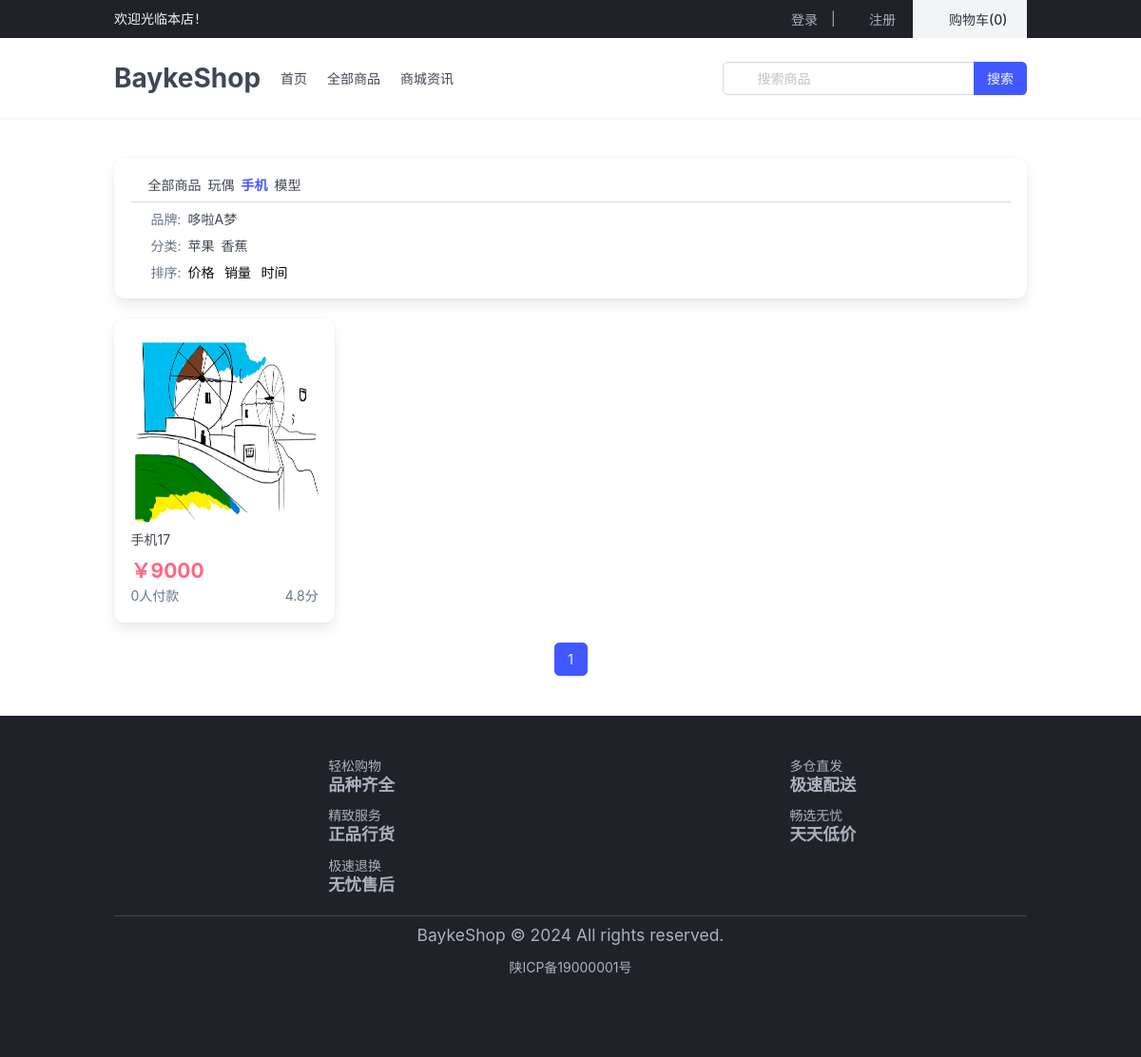
/category/5/, run on an earlier commit of the app's database.
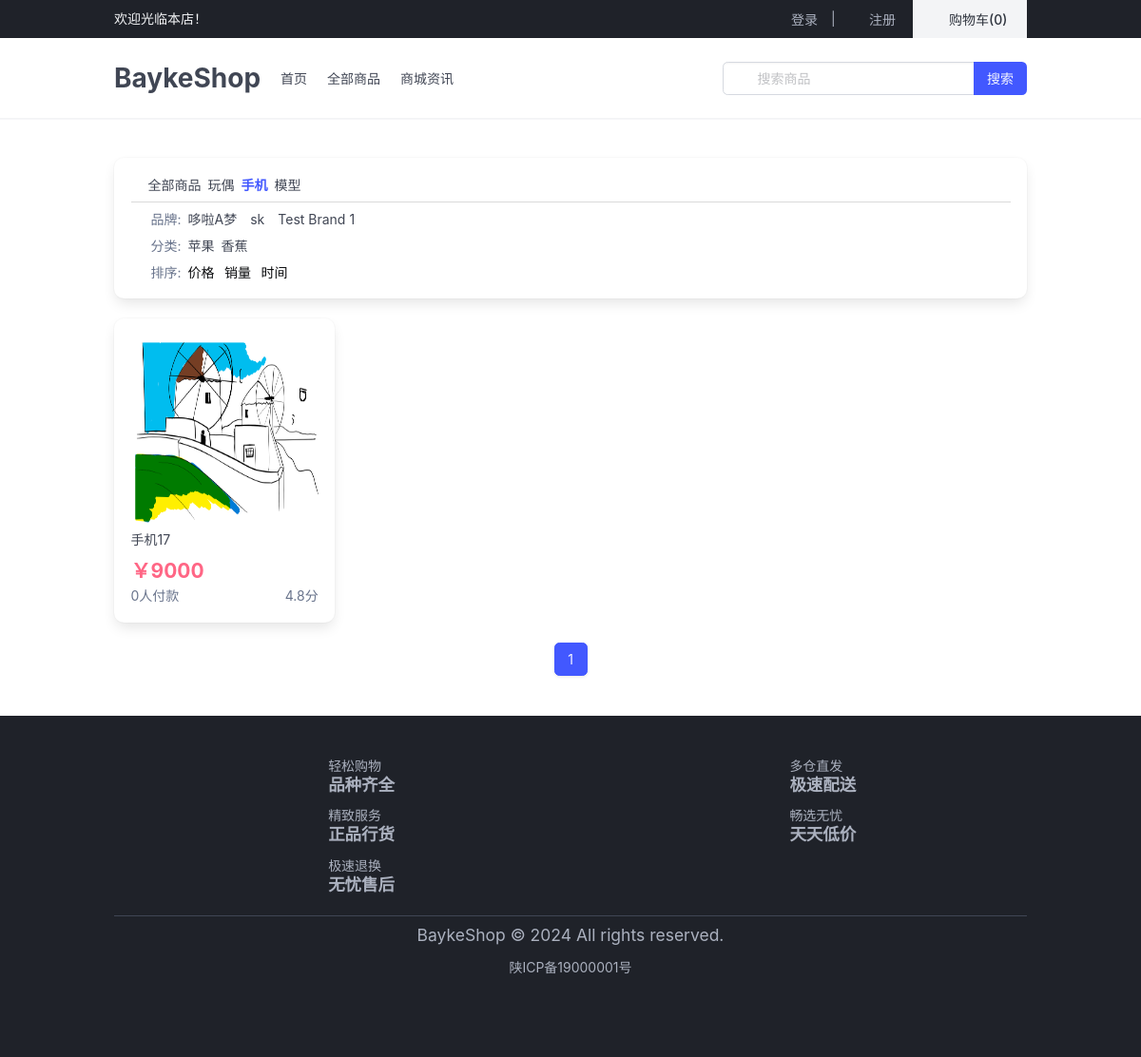
And on a later commit of the database.
### baykeshop/contrib/shop/models/goods.py (models this page shows, shortened)
class BaykeShopCategory(BaseCategoryModel):
    icon = models.CharField(
        max_length=50, blank=True, default="", verbose_name=_("图标")
    )
    is_floor = models.BooleanField(default=False, verbose_name=_("是否楼层"))
    is_nav = models.BooleanField(default=False, verbose_name=_("是否导航"))
    class Meta:
        verbose_name = _("商品分类")
        verbose_name_plural = _("商品分类")
        ordering = ["order"]

class BaykeShopBrand(BaseModel):
    name = models.CharField(max_length=50, verbose_name=_("品牌名称"))
    image = models.ImageField(
        upload_to="brand", blank=True, null=True, verbose_name=_("品牌图片")
    )
    order = models.IntegerField(default=0, verbose_name=_("排序"))
    description = models.TextField(blank=True, null=True, verbose_name=_("品牌介绍"))
    class Meta:
        verbose_name = _("商品品牌")
        verbose_name_plural = verbose_name
        ordering = ["order"]

class BaykeShopGoods(BaseGoodsModel):
    category = models.ManyToManyField(
        BaykeShopCategory, blank=True, verbose_name=_("商品分类")
    )
    brand = models.ForeignKey(
        BaykeShopBrand,
        on_delete=models.SET_NULL,
        verbose_name=_("商品品牌"),
        blank=True,
        null=True,
    )
    is_recommend = models.BooleanField(default=False, verbose_name=_("商品推荐"))
    objects = BaykeShopGoodsManager()
    class Meta:
        verbose_name = _("商品")
        verbose_name_plural = _("商品")
        ordering = ["-created_time"]

### baykeshop/contrib/shop/views/goods.py (the view)
# urls.py: path('category/<int:pk>/', views.BaykeShopCategoryListView.as_view(), name='category'),
class BaykeShopCategoryListView(SingleObjectMixin, BaykeShopGoodsListView):
    def get(self, request, *args, **kwargs):
        self.object = self.get_object(queryset=BaykeShopCategory.objects.all())
        return super().get(request, *args, **kwargs)
    def get_queryset(self):
        queryset = BaykeShopGoods.objects.filter(category__id=self.object.id)
        if self.object.parent is None:
            baykeshopcategory_set = self.object.baykeshopcategory_set.all()
            queryset = BaykeShopGoods.objects.filter(category__in=baykeshopcategory_set)
            return self.filter_queryset(queryset)
        return self.filter_queryset(queryset)
    def get_context_data(self, **kwargs):
        context = super().get_context_data(**kwargs)
        context['title'] = self.object.name
        return context

### baykeshop/contrib/shop/models/comment.py (called while the page is built)
    @classmethod
    def get_spu_queryset(cls, spu):
        orders = BaykeShopOrdersGoods.objects.filter(sku__goods=spu).values_list('orders', flat=True).distinct()
        queryset = cls.objects.filter(order_id__in=orders, status=True)
        return queryset.order_by('-created_time')

    @classmethod
    def get_score_avg(cls, spu):
        score_avg = cls.get_spu_queryset(spu).aggregate(
            score_avg=models.Avg('score')
        ).get('score_avg') or 4.8
        return round(score_avg, 1)

### baykeshop/contrib/shop/templatetags/baykeshop.py (called while the page is built)
@register.simple_tag
def paginator_range(page_obj, on_each_side=1):
    return page_obj.paginator.get_elided_page_range(
        page_obj.number, on_each_side=on_each_side
    )

@register.inclusion_tag("baykeshop/tags/pagination.html")
def paginator_template(page_obj, request):
    params = request.GET.copy()
    params.pop("page", None)
    return {"urlencode": params.urlencode(), "page_obj": page_obj}

def __parent_category():
    return BaykeShopCategory.objects.filter(parent__isnull=True)

def __brand_queryset():
    return BaykeShopBrand.objects.all()

@register.simple_tag(name="parent_category_queryset")
def parent_category_queryset():
    return __parent_category()

### baykeshop/contrib/shop/templates/baykeshop/shop/list.html
{% extends 'baykeshop/base_site.html' %}
{% load i18n baykeshop %}
{% block main %}
    <section class="bk-section">
        <div class="bk-container">
            {% filters_template request %}
            <div class="bk-fixed-grid bk-has-5-cols-fullhd bk-has-5-cols-widescreen bk-has-5-cols-desktop bk-has-4-cols-tablet bk-has-2-cols-mobile">
                <div class="bk-grid">
                    {% for spu in page_obj %}
                        <div class="bk-cell">
                        {% include "baykeshop/shop/includes/spu.html" with spu=spu %}
                        </div>
                    {% endfor %}
                </div>
            </div>
            {% paginator_template page_obj request %}
        </div>
    </section>
{% endblock %}

### baykeshop/contrib/shop/templates/baykeshop/tags/filters.html (shortened to what this page needs)
{% load i18n static baykeshop %}
<div class="bk-box">
    <div class="bk-is-flex bk-is-align-items-center">
        <a href="{% url 'shop:list' %}"
            class="pr-2 {% if category_id is None and not request.GET %} bk-has-text-link bk-has-text-weight-bold {% else %} bk-has-text-grey-dark {% endif %}">
            <span class="bk-icon bk-is-small">
                <i class="mdi mdi-view-dashboard-outline"></i>
            </span>
            {% translate '全部商品' %}
        </a>
        {% parent_category_queryset as category_list %}
        {% for cate in category_list %}
            <a href="{% url 'shop:category' cate.id %}?{{ filter_params }}"
                class="pr-2 {% if category_id == cate.id or object.parent.id == cate.id %} bk-has-text-link bk-has-text-weight-bold {% else %} bk-has-text-grey-dark {% endif %}">
                {{ cate.name }}
            </a>
        {% endfor %}
    </div>
    <hr class="my-2" />
    <div class="bk-is-flex bk-is-align-items-center mb-2">
        <span class="bk-icon">
            <i class="mdi mdi-tag-multiple-outline"></i>
        </span>
        <span class="bk-has-text-grey">{% translate '品牌' %}:</span>
        {% brand_queryset as brand_list %}
        {% for brand in brand_list %}
        <a href="?brand_id={{ brand.id }}"
            class="px-2 {% if brand_id == brand.id %} bk-has-text-link bk-has-text-weight-bold {% else %} bk-has-text-grey-dark {% endif %}">
            {{ brand.name }}
        </a>
        {% endfor %}
    </div>
    <div class="bk-is-flex bk-is-align-items-center mb-2">
        <span class="bk-icon">
            <i class="mdi mdi-shape-plus-outline"></i>
        </span>
        <span class="bk-has-text-grey pr-2">{% translate '分类' %}:</span>
        {% child_category_queryset category_id as child_category_list %}
        {% for child in child_category_list %}
            <a href="{% url 'shop:category' child.id %}?{{ filter_params }}"
                class="pr-2 {% if category_id == child.id %} bk-has-text-link bk-has-text-weight-bold {% else %} bk-has-text-grey-dark {% endif %}">
                {{ child.name }}
            </a>
        {% endfor %}
    </div>
    <div class="bk-is-flex bk-is-align-items-center">
        <span class="bk-icon">
            <i class="mdi mdi-sort-alphabetical-variant"></i>
        </span>
        <span class="bk-has-text-grey pr-2">{% translate '排序' %}:</span>
        {% sort_template request filter_params 'price' name="价格" %}
        {% sort_template request filter_params 'sales' name="销量" %}
        {% sort_template request filter_params 'created_time' name="时间" %}
    </div>
</div>

### baykeshop/contrib/shop/templates/baykeshop/shop/includes/spu.html
{% load i18n baykeshop %}
<a class="bk-box" href="{% url 'shop:detail' spu.id %}">
    <figure class="bk-image bk-is-1by1">
        <img src="{{ MEDIA_URL }}{{ spu.image_url }}" alt="{{ spu.name  }}" />
    </figure>
    <h1 class="py-2" title="{{ spu.name }}">
        {{ spu.name|truncatechars:15 }}
    </h1>
    <div class="">
        <span class="bk-is-size-4 bk-has-text-danger bk-has-text-weight-bold">￥{{ spu.price|floatformat:"-2g" }}</span>
        <div class="bk-is-flex bk-is-justify-content-space-between bk-has-text-grey">
            <span>{{ spu.sales }}{% translate '人付款' %}</span>
            <span>{% score_avg spu %}{% translate '分' %}</span>
        </div>
    </div>
</a>

What changed in the data, as far as the page shows it:
added BaykeShopBrand: name "sk"
added BaykeShopBrand: name "Test Brand 1"
